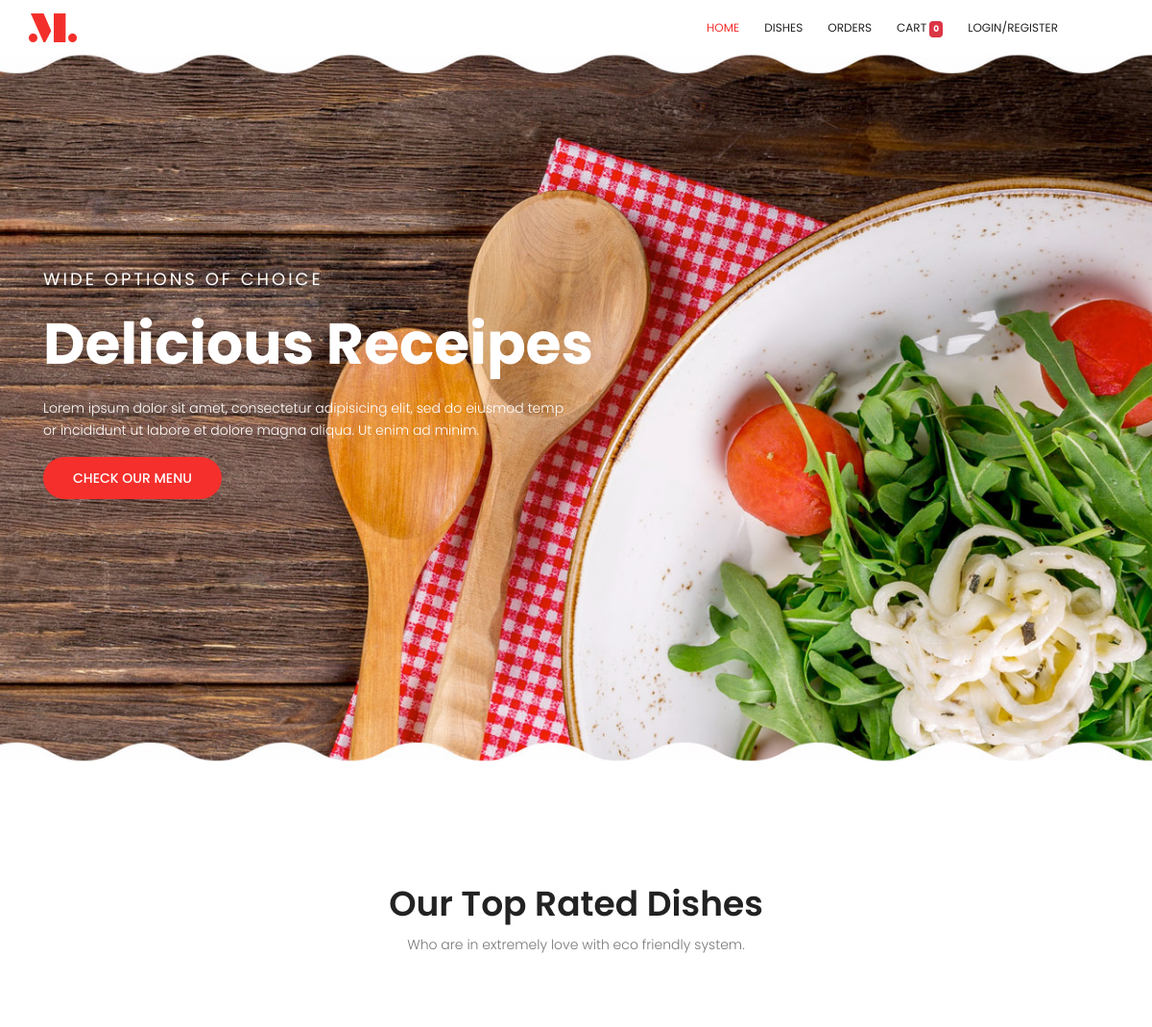
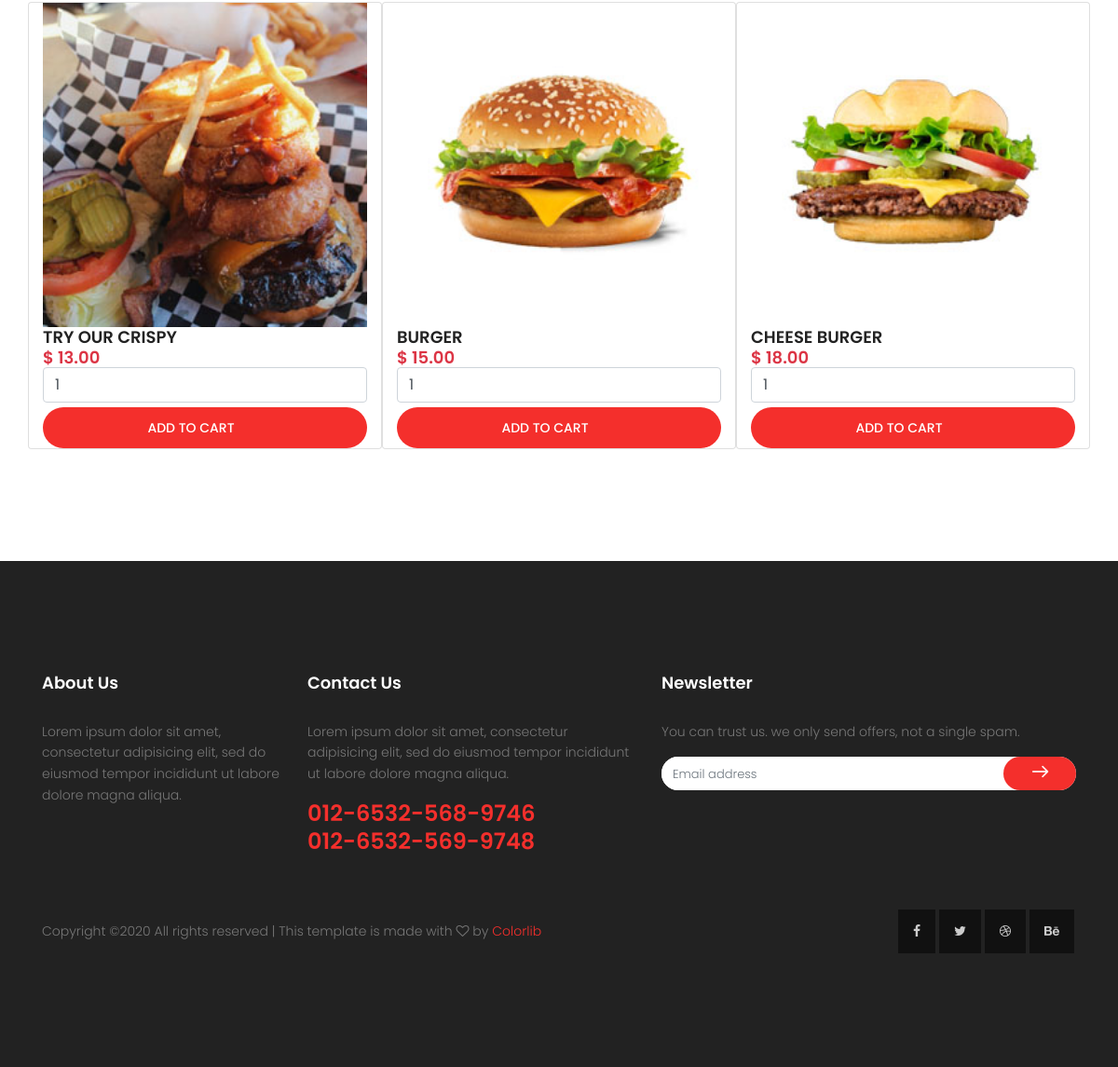
The page / on the database its author committed (2 pictures, top to bottom).
### tables this page shows
CREATE TABLE IF NOT EXISTS `product_details` (
  `id` int(11) NOT NULL AUTO_INCREMENT,
  `name` varchar(50) NOT NULL,
  `description` text,
  `category` enum('dish','drink') NOT NULL,
  `photo` varchar(255) NOT NULL,
  `price` decimal(4,2) NOT NULL,
  PRIMARY KEY (`id`)
);

### index.php (the view, shortened to what this page needs)
<?php include 'nav.php';?>
			<section class="banner-area relative" id="home">
				<div class="container">
					<div class="row fullscreen d-flex align-items-center justify-content-start">
						<div class="banner-content col-lg-8 col-md-12">
							<h4 class="text-white text-uppercase">Wide Options of Choice</h4>
							<h1>
								Delicious Receipes
							</h1>
							<p class="text-white">
								Lorem ipsum dolor sit amet, consectetur adipisicing elit, sed do eiusmod temp <br> or incididunt ut labore et dolore magna aliqua. Ut enim ad minim.
							</p>
							<a href="#" class="primary-btn header-btn text-uppercase">Check Our Menu</a>
						</div>
					</div>
				</div>
			</section>
			<section class="top-dish-area section-gap" id="dish">
				<div class="container">
					<div class="row d-flex justify-content-center">
						<div class="menu-content pb-60 col-lg-8">
							<div class="title text-center">
								<h1 class="mb-10">Our Top Rated Dishes</h1>
								<p>Who are in extremely love with eco friendly system.</p>
							</div>
						</div>
					</div>
						<?php include_once 'cart2-action.php';?>
   <div class="row justify-content-between">
   <?php
   $query = "SELECT * FROM product_details  ORDER BY id ASC LIMIT 3";
   $statement = $connect->prepare($query);
   $statement->execute();
   $result = $statement->fetchAll();
if(sizeof($result)>0){
   foreach($result as $row)
   {
   ?>
   <form method="post" class="single-dish col-md-4 card">
   	     <div class="thumb">
                <img class="img-fluid w-100"  src="images/<?php echo $row["photo"]; ?>" style='background: #09fcdd;' alt="">
              </div>
               <h4 class="text-uppercase"><?php echo $row["name"]; ?></h4>
      <h4 class="text-danger">$ <?php echo $row["price"]; ?></h4>
      <input type="number" name="quantity" value="1" class="form-control" min="0" max="10" />
      <input type="submit" name="add_to_cart" style="margin-top:5px;" class="primary-btn" value="Add to Cart" />
            </form>
   <?php }
   }
   else {
     	echo "No dishes available";
     }  ?>
 </div>
					</div>
			</section>
			<?php include 'footer.php';?>

### css/main.css (style rules this page uses)
body { color:#777;font-family:"Poppins",sans-serif;font-size:14px;font-weight:300;line-height:1.625em;position:relative }
a { -webkit-transition:all 0.3s ease 0s;-moz-transition:all 0.3s ease 0s;-o-transition:all 0.3s ease 0s;transition:all 0.3s ease 0s }
a,a:focus,a:hover { text-decoration:none;outline:0 }
h1,h2,h3,h4,h5,h6 { font-family:"Poppins",sans-serif;color:#222;line-height:1.2em !important;margin-bottom:0;margin-top:0;font-weight:600 }
h1,.h1 { font-size:36px }
h4,.h4 { font-size:18px }
.mb-10 { margin-bottom:10px }
.pb-60 { padding-bottom:60px }
.text-white { color:#fff }
.text-center { text-align:center }
.relative { position:relative }
h1 { font-size:36px }
h4 { font-size:18px }
h1,h2,h3,h4,h5,h6 { line-height:1.5em }
.section-gap { padding:120px 0 }
.primary-btn { background-color:#f42f2c;line-height:42px;padding-left:30px;padding-right:60px;border-radius:25px;border:none;color:#fff;display:inline-block;font-weight:500;position:relative;-webkit-transition:all 0.3s ease 0s;-moz-transition:all 0.3s ease 0s;-o-transition:all 0.3s ease 0s;transition:all 0.3s ease 0s;cursor:pointer;text-transform:uppercase;position:relative }
.banner-area { background:url(../img/header-bg.jpg) right;background-size:cover }
.banner-area .primary-btn { padding-left:30px;padding-right:30px }
.banner-content { text-align:left }
.banner-content h1 { color:#fff;font-size:60px;font-weight:700;line-height:1em;margin-top:20px;margin-bottom:20px }
.banner-content h4 { font-weight:400;letter-spacing:3px }
.header-btn { background-color:#f42f2c;border:1px solid transparent;color:#fff }
.single-dish .thumb { overflow:hidden }
.single-dish h4,.single-dish img { -webkit-transition:all 0.3s ease 0s;-moz-transition:all 0.3s ease 0s;-o-transition:all 0.3s ease 0s;transition:all 0.3s ease 0s }

### rows shown on the page
product_details: photo (picture), name "TRY OUR CRISPY", price "13.00"
product_details: photo (picture), name "BURGER", price "15.00"
product_details: photo (picture), name "CHEESE BURGER", price "18.00"

### other values the page prints
sizeof(json_decode($_COOKIE['shopping_cart'])) "0"
